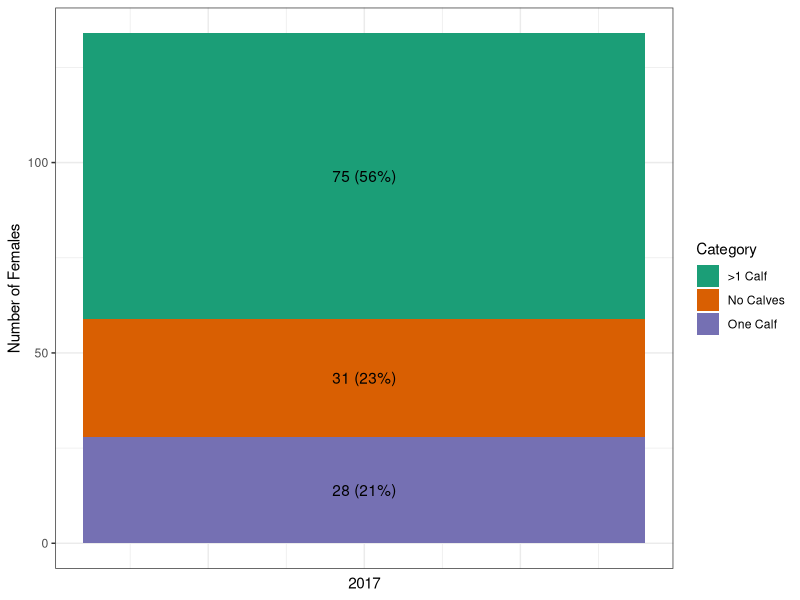
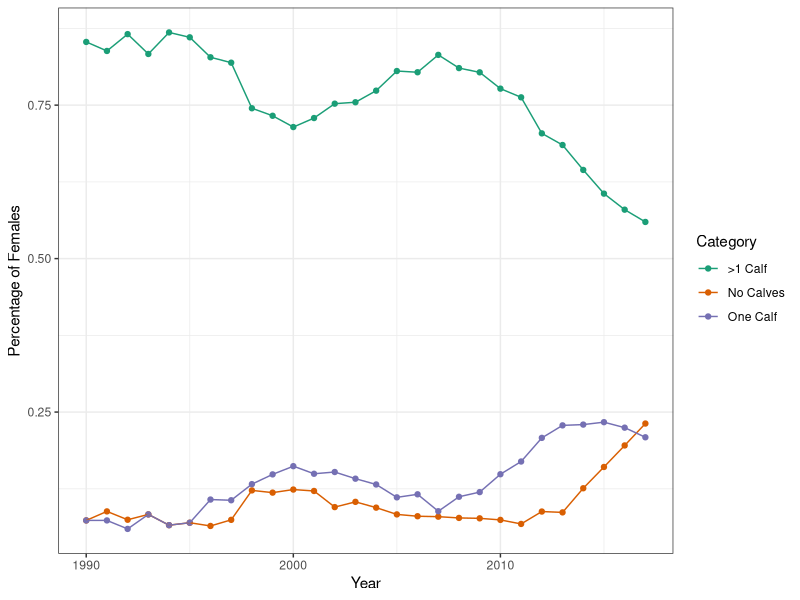
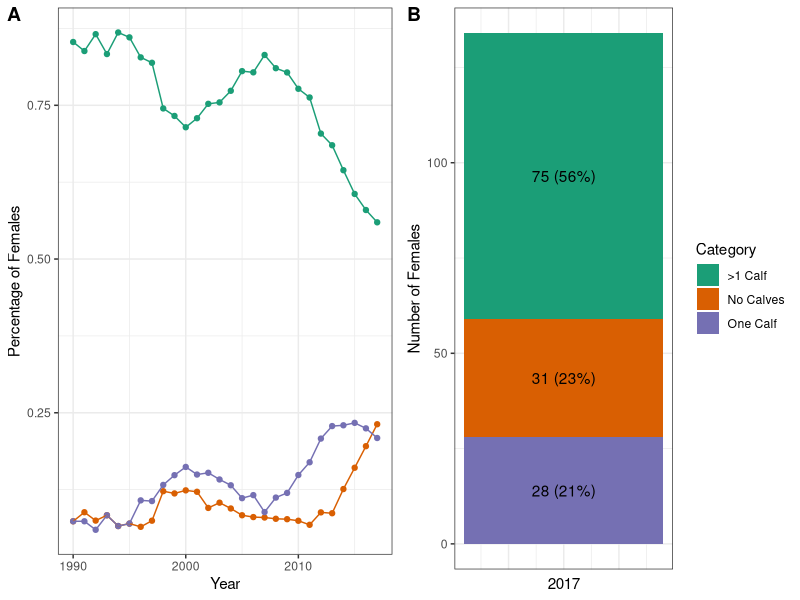

The R source for these figures, in order:
#######################################
#  ANALYSES OF REPRODUCTIVE HISTORIES #
#  OF ADULT FEMALES ALIVE FROM YEARS  #
#  1990-2017.                         #
#-------------------------------------#
#             Tim Frasier             #
#   Last Updated: April 12, 2023      #
#-------------------------------------#
# Data files  "calvingEvent.csv",     #
#             "whale.csv.", and       #
#             "whaleAge.csv"          #
#                                     #
# were obtained with permission from  #
# the North Atlantic Right Whale      #
# Consortium (https://www.narwc.org/) #
# specifically for these analyses.    #
# They are provided here strictly for #
# reproducibility purposes, but they  #
# should not be used for any other    #
# purposes (i.e., any other analyses).#
# If desired, permission to use them  #
# for other purposes should be        #
# requested from the NARWC.           #
#######################################

#--------------------#
# Load Libraries     #
#--------------------#
library(dplyr)
library(RColorBrewer)
library(ggplot2)
library(cowplot)


#--------------------#
# Load the data      #
#--------------------#
calvingEvent = read.table("../data/calvingEvent.csv", header = TRUE, sep = ",")
whale = read.table("../data/whale.csv", header = TRUE, sep = ",")
whaleAge = read.table("../data/whaleAge.csv", header = TRUE, sep = ",")


#--- Parse out females ---#
females = whale[whale$sex_either == "F", 2]

#--- Whales alive in 2017 ---#
alive = whaleAge[whaleAge$year == 2017 & (whaleAge$alive_status == "A" | whaleAge$alive_status == "R" | whaleAge$alive_status == "OP" | whaleAge$alive_status == "OSP"), ]

#--- Females alive in 2017 ---#
fAlive = alive[alive$nea %in% females, ]

#--- Adult females alive in 2017 ---#
afAlive = fAlive[fAlive$age_class == "A", ]
length(afAlive[, 1])


#------------------------------------------------------------------------------#



#----------------------------------#
# Calving History of Females Adult #
# And Alive in 2017                #
#----------------------------------#
nFemUsed = length(afAlive[, 1])
nCalvingEvents = length(calvingEvent[, 1])

nCalves = rep(NA, times = nFemUsed)

for (i in 1:nFemUsed) {
  
  counter = 0
  for (j in 1:nCalvingEvents) {
    if (calvingEvent[j, 2] == afAlive[i, 2]) {
      counter = counter + 1
    }
  }
  
  nCalves[i] = counter
}

femalesCalves = data.frame(afAlive$nea, nCalves)
colnames(femalesCalves) = c("female", "calves")

fem0 = sum(femalesCalves$calves == 0)
fem1 = sum(femalesCalves$calves == 1)
femMulti = sum(femalesCalves$calves > 1)


#--- Plot the data ---#
# Make Tidy
numbers = c(femMulti, fem1, fem0)
percent = c(round(100 * femMulti/(femMulti + fem1 + fem0), 0), round(100 * fem1/(femMulti + fem1 + fem0), 0), round(100 * fem0/(femMulti + fem1 + fem0), 0))
Category = c(">1 Calf", "One Calf", "No Calves")
Year = c(2017, 2017, 2017)
data = data.frame(numbers, Category, Year, percent)
colnames(data) = c("Females", "Category", "2017", "Percent")
ggplot(data, aes(x = 2017, y = Females, fill = Category)) +
  theme_bw() +
  geom_col() +
  geom_text(aes(label = paste(Females, " (", Percent, "%", ")", sep = "")), position = position_stack(vjust = 0.5)) +
  theme(axis.text.x = element_blank(), axis.ticks.x = element_blank()) +
  scale_fill_brewer(palette = "Dark2") +
  xlab("2017") +
  ylab("Number of Females")


#----------------------------------------------------#
# FEMALES IN EACH REPRODUCTIVE CATEGORY ACROSS YEARS #
#----------------------------------------------------#
years = 1990:2017
nYears = length(years)

no.calves = rep(NA, times = nYears)
one.calf = rep(NA, times = nYears)
multi.calves = rep(NA, times = nYears)
total.adult.females = rep(NA, times = nYears)

# For each year...
for (y in 1:nYears) {
  
  #--- Whales alive in that year ---#
  alive = whaleAge[whaleAge$year == years[y] & (whaleAge$alive_status == "A" | whaleAge$alive_status == "R" | whaleAge$alive_status == "OP" | whaleAge$alive_status == "OSP"), ]

  #--- Females alive in that year ---#
  fAlive = alive[alive$nea %in% females, ]
  
  #--- Adult females alive in that year ---#
  afAlive = fAlive[fAlive$age_class == "A", ]
  length(afAlive[, 1])
  
  #--- Calving histories of these females ---#
  nFemUsed = length(afAlive[, 1])
  nCalvingEvents = length(calvingEvent[, 1])
  
  nCalves = rep(NA, times = nFemUsed)
  
  for (i in 1:nFemUsed) {
    
    counter = 0
    for (j in 1:nCalvingEvents) {
      if (calvingEvent[j, 2] == afAlive[i, 2]) {
        counter = counter + 1
      }
    }
    
    nCalves[i] = counter
  }
  
  femalesCalves = data.frame(afAlive$nea, nCalves)
  colnames(femalesCalves) = c("female", "calves")
  
  no.calves[y] = sum(femalesCalves$calves == 0)
  one.calf[y] = sum(femalesCalves$calves == 1)
  multi.calves[y] = sum(femalesCalves$calves > 1)
  total.adult.females[y] = no.calves[y] + one.calf[y] + multi.calves[y]
}


#--- Get Mean Values ---#
mean(no.calves)
mean(one.calf)
mean(multi.calves)


#--- Combine data and organize ---#
# Percentages
perc.no.calves = no.calves / total.adult.females
perc.one.calf = one.calf / total.adult.females
perc.multi.calves = multi.calves / total.adult.females

# Make data tidy
years.combined = rep(years, times = 3)
female.numbers = c(no.calves, one.calf, multi.calves)
percentages = c(perc.no.calves, perc.one.calf, perc.multi.calves)
female.histories = c(rep("No Calves", times = nYears), rep("One Calf", times = nYears), rep(">1 Calf", times = nYears))

calving.histories = data.frame(years.combined, female.numbers, percentages, female.histories)
colnames(calving.histories) = c("Year", "Number", "Percentage", "Category")

#--- Plot the data ---#
ggplot(calving.histories) + 
  theme_bw() +
  geom_point(aes(x = Year, y = Percentage, color = Category)) +
  geom_line(aes(x = Year, y = Percentage, color = Category)) +
  scale_color_brewer(palette = "Dark2") +
  ylab("Percentage of Females")


# Plot one
p1 = ggplot(data, aes(x = 2017, y = Females, fill = Category)) +
  theme_bw() +
  geom_col() +
  geom_text(aes(label = paste(Females, " (", Percent, "%", ")", sep = "")), position = position_stack(vjust = 0.5)) +
  theme(axis.text.x = element_blank(), axis.ticks.x = element_blank()) +
  scale_fill_brewer(palette = "Dark2") +
  xlab("2017") +
  ylab("Number of Females")

# Plot two
p2 = ggplot(calving.histories) + 
  theme_bw() +
  geom_point(aes(x = Year, y = Percentage, color = Category), show.legend = FALSE) +
  geom_line(aes(x = Year, y = Percentage, color = Category), show.legend = FALSE) +
  scale_color_brewer(palette = "Dark2") +
  ylab("Percentage of Females")

# Combine
combined = plot_grid(p2, p1, labels = "AUTO")
ggsave("../plots/females.png", combined, width = 183, height = 80, units = "mm", dpi = 300)
